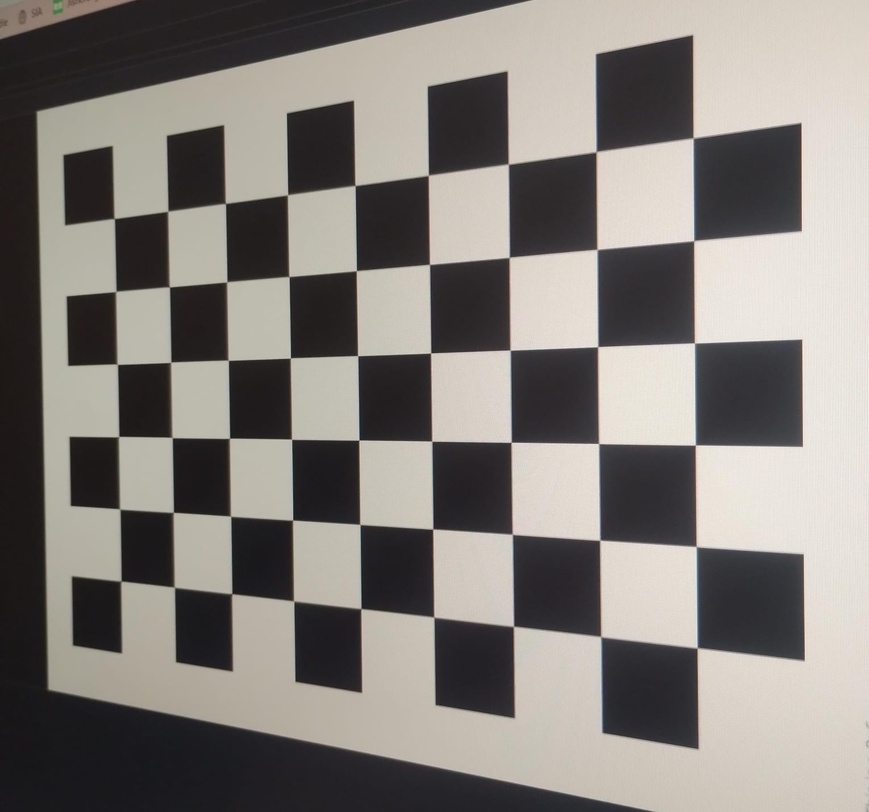
#> input picture 2025-06-18_taller_calibracion_camaras/python/images/single/img (1).jpeg, 869 x 812 px, shrunk from 1529 x 1430 before the run, found by its file name
$ jupyter execute python.ipynb
#> lines starting #> are read from the running program, lines starting #| are printed output that depends on the picture; after the words box and inside, x2 and y2 are one past the last pixel; in counts of white or black regions, pixels touching at a corner belong together
<a href="https://colab.research.google.com/github/mafecala/compuvisual/blob/master/script.ipynb" target="_parent"></a>

[cell 1]
import cv2
import numpy as np
import matplotlib.pyplot as plt
from google.colab.patches import cv2_imshow
import urllib.request
from google.colab import files

# Configurar el estilo de las gráficas de matplotlib
plt.style.use('seaborn-v0_8-whitegrid')

def cargar_imagen(ruta=None):
    """
    Carga una imagen desde una URL o un archivo local.

    Args:
        ruta: Ruta o URL de la imagen. Si es None, permite subir una imagen.

    Returns:
        Imagen cargada en escala de grises
    """
    if ruta is None:
        print("Por favor, sube una imagen:")
        uploaded = files.upload()
        if not uploaded:
            # Si no se sube una imagen, usar una imagen de ejemplo
            url = "https://www.freejpg.com.ar/asset/900/45/459d/F100010434.jpg"
            print(f"No se subió ninguna imagen, usando imagen de ejemplo: {url}")
            req = urllib.request.urlopen(url)
            arr = np.asarray(bytearray(req.read()), dtype=np.uint8)
            img = cv2.imdecode(arr, cv2.IMREAD_GRAYSCALE)
        else:
            file_name = next(iter(uploaded))
            img = cv2.imread(file_name, cv2.IMREAD_GRAYSCALE)
    elif ruta.startswith(('http://', 'https://')):
        # Cargar desde URL
        req = urllib.request.urlopen(ruta)
        arr = np.asarray(bytearray(req.read()), dtype=np.uint8)
        img = cv2.imdecode(arr, cv2.IMREAD_GRAYSCALE)
    else:
        # Cargar desde un archivo local
        img = cv2.imread(ruta, cv2.IMREAD_GRAYSCALE)

    # Verificar que la imagen se haya cargado correctamente
    if img is None:
        raise ValueError("No se pudo cargar la imagen.")

    return img

def aplicar_umbrales(imagen):
    """
    Aplica umbralización fija y adaptativa a una imagen en escala de grises.

    Args:
        imagen: Imagen en escala de grises

    Returns:
        Tupla con la imagen umbralizada fija y adaptativa
    """
    # Aplicar umbral fijo (Otsu)
    _, umbral_fijo = cv2.threshold(imagen, 0, 255, cv2.THRESH_BINARY + cv2.THRESH_OTSU)

    # Aplicar umbral adaptativo
    umbral_adaptativo = cv2.adaptiveThreshold(
        imagen, 255, cv2.ADAPTIVE_THRESH_GAUSSIAN_C, cv2.THRESH_BINARY, 11, 2
    )

    return umbral_fijo, umbral_adaptativo

def detectar_contornos(imagen_binaria):
    """
    Detecta contornos en una imagen binaria.

    Args:
        imagen_binaria: Imagen binaria

    Returns:
        Lista de contornos
    """
    contornos, _ = cv2.findContours(imagen_binaria, cv2.RETR_EXTERNAL, cv2.CHAIN_APPROX_SIMPLE)
    return contornos

def calcular_metricas(contornos):
    """
    Calcula métricas para los contornos detectados.

    Args:
        contornos: Lista de contornos

    Returns:
        Diccionario con las métricas calculadas
    """
    num_formas = len(contornos)
    areas = []
    perimetros = []
    centroides = []
    bounding_boxes = []

    for contorno in contornos:
        # Calcular área
        area = cv2.contourArea(contorno)
        areas.append(area)

        # Calcular perímetro
        perimetro = cv2.arcLength(contorno, True)
        perimetros.append(perimetro)

        # Calcular centroide (centro de masa)
        M = cv2.moments(contorno)
        if M["m00"] != 0:
            cx = int(M["m10"] / M["m00"])
            cy = int(M["m01"] / M["m00"])
        else:
            cx, cy = 0, 0
        centroides.append((cx, cy))

        # Calcular bounding box
        x, y, w, h = cv2.boundingRect(contorno)
        bounding_boxes.append((x, y, w, h))

    # Calcular promedios
    area_promedio = np.mean(areas) if areas else 0
    perimetro_promedio = np.mean(perimetros) if perimetros else 0

    return {
        "num_formas": num_formas,
        "areas": areas,
        "perimetros": perimetros,
        "area_promedio": area_promedio,
        "perimetro_promedio": perimetro_promedio,
        "centroides": centroides,
        "bounding_boxes": bounding_boxes
    }

def dibujar_resultados(imagen_original, contornos, centroides, bounding_boxes):
    """
    Dibuja contornos, centroides y bounding boxes en la imagen original.

    Args:
        imagen_original: Imagen original en escala de grises
        contornos: Lista de contornos
        centroides: Lista de centroides (cx, cy)
        bounding_boxes: Lista de bounding boxes (x, y, w, h)

    Returns:
        Imagen con los resultados dibujados
    """
    # Convertir imagen a color para dibujar en colores diferentes
    imagen_resultado = cv2.cvtColor(imagen_original, cv2.COLOR_GRAY2BGR)

    # Dibujar contornos
    cv2.drawContours(imagen_resultado, contornos, -1, (0, 255, 0), 2)

    # Dibujar centroides
    for centro in centroides:
        cv2.circle(imagen_resultado, centro, 5, (0, 0, 255), -1)

    # Dibujar bounding boxes
    for bbox in bounding_boxes:
        x, y, w, h = bbox
        cv2.rectangle(imagen_resultado, (x, y), (x + w, y + h), (255, 0, 0), 2)

    return imagen_resultado

def visualizar_resultados(imagen_original, umbral_fijo, umbral_adaptativo,
                         imagen_resultado, metricas, titulo="Procesamiento de Imágenes"):
    """
    Visualiza los resultados del procesamiento de imágenes.

    Args:
        imagen_original: Imagen original en escala de grises
        umbral_fijo: Imagen con umbral fijo aplicado
        umbral_adaptativo: Imagen con umbral adaptativo aplicado
        imagen_resultado: Imagen con contornos, centroides y bounding boxes
        metricas: Diccionario con métricas calculadas
        titulo: Título de la figura
    """
    fig = plt.figure(figsize=(15, 10))
    fig.suptitle(titulo, fontsize=16)

    # Mostrar imágenes
    ax1 = plt.subplot(2, 3, 1)
    ax1.imshow(imagen_original, cmap='gray')
    ax1.set_title('Imagen Original')
    ax1.axis('off')

    ax2 = plt.subplot(2, 3, 2)
    ax2.imshow(umbral_fijo, cmap='gray')
    ax2.set_title('Umbral Fijo (Otsu)')
    ax2.axis('off')

    ax3 = plt.subplot(2, 3, 3)
    ax3.imshow(umbral_adaptativo, cmap='gray')
    ax3.set_title('Umbral Adaptativo')
    ax3.axis('off')

    ax4 = plt.subplot(2, 3, 4)
    ax4.imshow(cv2.cvtColor(imagen_resultado, cv2.COLOR_BGR2RGB))
    ax4.set_title('Contornos, Centroides y Bounding Boxes')
    ax4.axis('off')

    # Mostrar gráficas de métricas
    ax5 = plt.subplot(2, 3, 5)
    ax5.bar(['Área promedio', 'Perímetro promedio'],
           [metricas['area_promedio'], metricas['perimetro_promedio']],
           color=['skyblue', 'lightgreen'])
    ax5.set_title('Métricas promedio')
    ax5.set_ylabel('Valor')

    ax6 = plt.subplot(2, 3, 6)
    ax6.bar(['Número de formas'], [metricas['num_formas']], color='salmon')
    ax6.set_title('Formas detectadas')
    ax6.set_ylabel('Cantidad')

    plt.tight_layout()
    plt.subplots_adjust(top=0.9)
    plt.show()

    # Mostrar métricas en consola
    print(f"Número de formas detectadas: {metricas['num_formas']}")
    print(f"Área promedio: {metricas['area_promedio']:.2f}")
    print(f"Perímetro promedio: {metricas['perimetro_promedio']:.2f}")

def procesamiento_completo(ruta_imagen=None):
    """
    Realiza el procesamiento completo de una imagen.

    Args:
        ruta_imagen: Ruta o URL de la imagen. Si es None, permite subir una imagen.
    """
    # Cargar imagen
    imagen = cargar_imagen(ruta_imagen)
#> the answer given: img (1).jpeg

    # Aplicar umbrales
    umbral_fijo, umbral_adaptativo = aplicar_umbrales(imagen)
#> in aplicar_umbrales, `_, umbral_fijo = cv2.threshold(imagen, 0, 255, cv2.THRESH_BINARY + cv2..`:
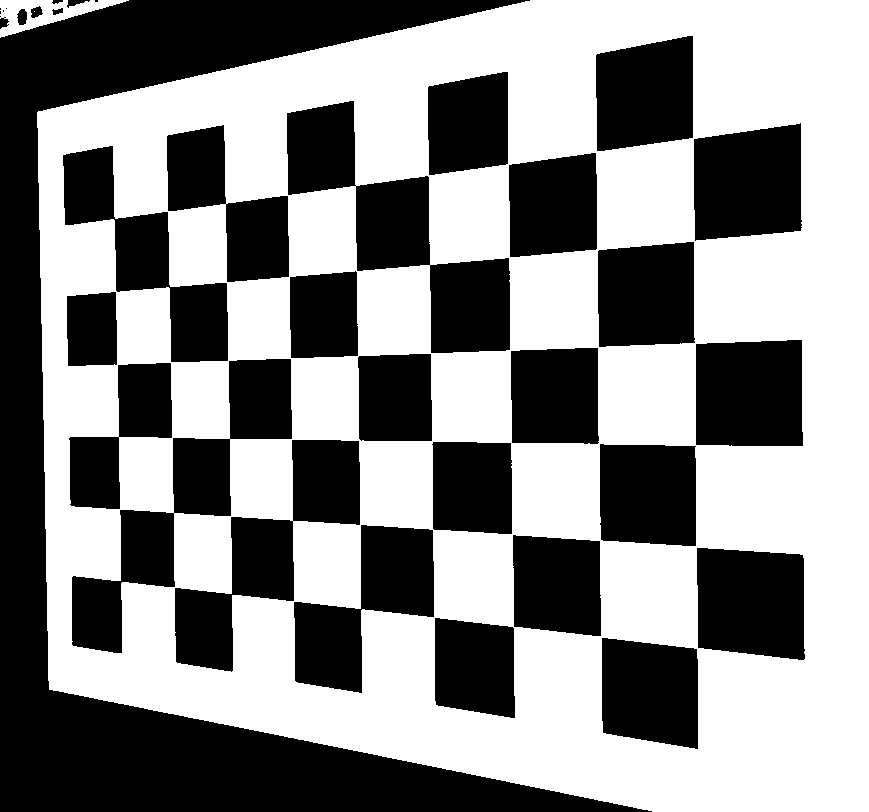
#> umbral_fijo: shape (812, 869); 54.5% white; 36 black regions (6 under 20 px), largest, box (x1, y1, x2, y2) and area: (0, 0, 652, 812) 97496, (287, 101, 510, 353) 19101, (72, 359, 292, 653) 16659
#> in aplicar_umbrales, `umbral_adaptativo = cv2.adaptiveThreshold( imagen, 255, cv2.ADAPTIVE_T..`:
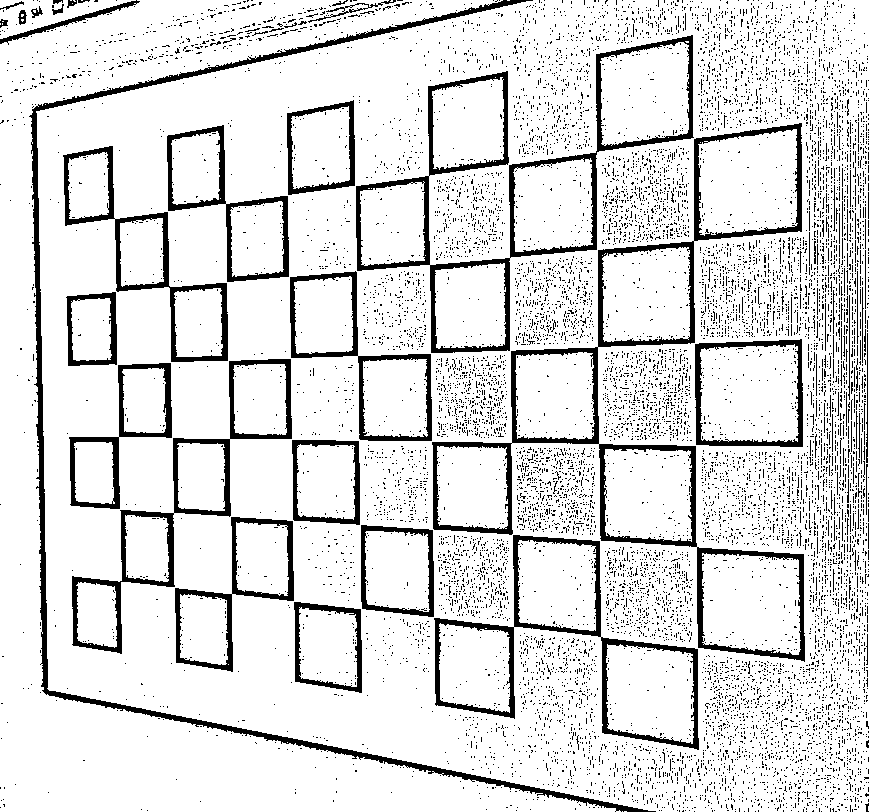
#> umbral_adaptativo: shape (812, 869); 86.9% white; 11241 black regions (11147 under 20 px)

    # Detectar contornos (usamos el umbral fijo para este ejemplo)
    contornos = detectar_contornos(umbral_fijo)
#> in detectar_contornos, `contornos, _ = cv2.findContours(imagen_binaria, cv2.RETR_EXTERNAL, cv2..`: contornos = 2 contours; box (x1, y1, x2, y2) and area: (37, 0, 869, 812) 604112, (0, 0, 129, 38) 2143

    # Calcular métricas
    metricas = calcular_metricas(contornos)
#> in calcular_metricas, `num_formas = len(contornos)`: num_formas = 2
#> the loop in calcular_metricas, `for contorno in contornos:` made 2 passes
#> (area, perimetro, cx, cy, x, y, w, h) on passes 1 to 2: (604112, 3139.9, 479, 398, 37, 0, 832, 812), (2143, 349.5, 42, 12, 0, 0, 129, 38)
#> after the loop in calcular_metricas, `for contorno in contornos:`: areas = [604112, 2143]; bounding_boxes = [(37, 0, 832, 812), (0, 0, 129, 38)]; centroides = [(479, 398), (42, 12)]; perimetros = [3139.9, 349.5]
#> in calcular_metricas, `area_promedio = np.mean(areas) if areas else 0`: area_promedio = 303127.5
#> in calcular_metricas, `perimetro_promedio = np.mean(perimetros) if perimetros else 0`: perimetro_promedio = 1744.7
#> metricas = {'num_formas': 2, 'areas': [604112, 2143], 'perimetros': [3139.9, 349.5], 'area_promedio': 303127.5, 'perimetro_promedio': 1744.7, 'centroides': [(479, 398), (42, 12)], 'bounding_boxes': [(37, 0, 832, 812), (0, 0, 129, 38)]}

    # Dibujar resultados
    imagen_resultado = dibujar_resultados(
        imagen, contornos, metricas['centroides'], metricas['bounding_boxes']
    )
#> in dibujar_resultados, `cv2.drawContours(imagen_resultado, contornos, -1, (0, 255, 0), 2)`:
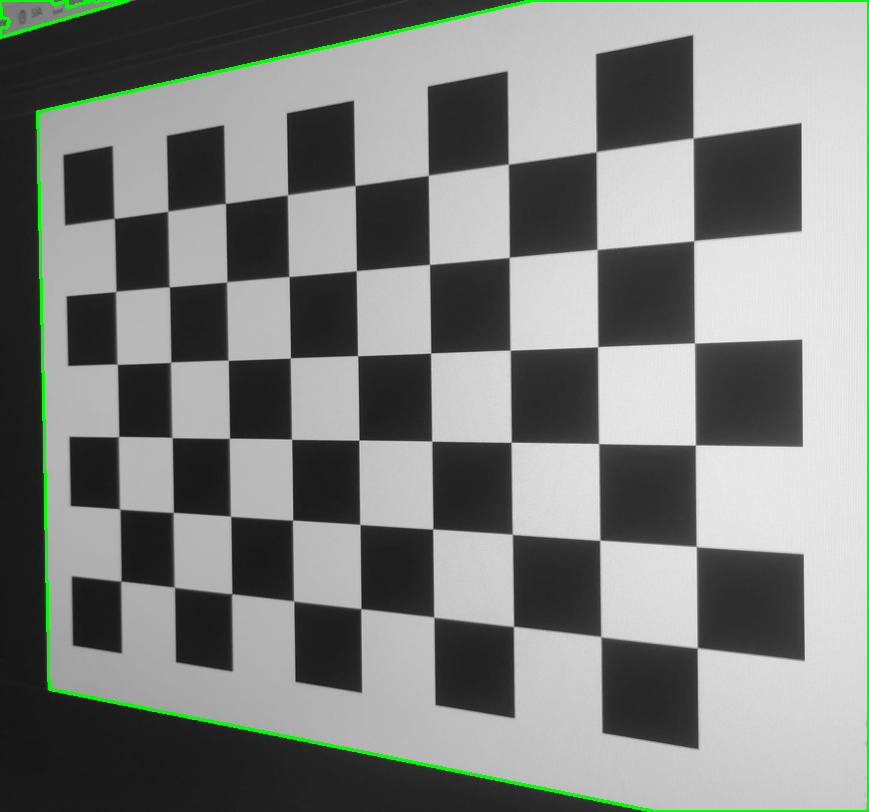
#> imagen_resultado: shape (812, 869, 3); mean B, G, R 125.2, 128.5, 125.2
#> after the loop in dibujar_resultados, `for bbox in bounding_boxes:`:
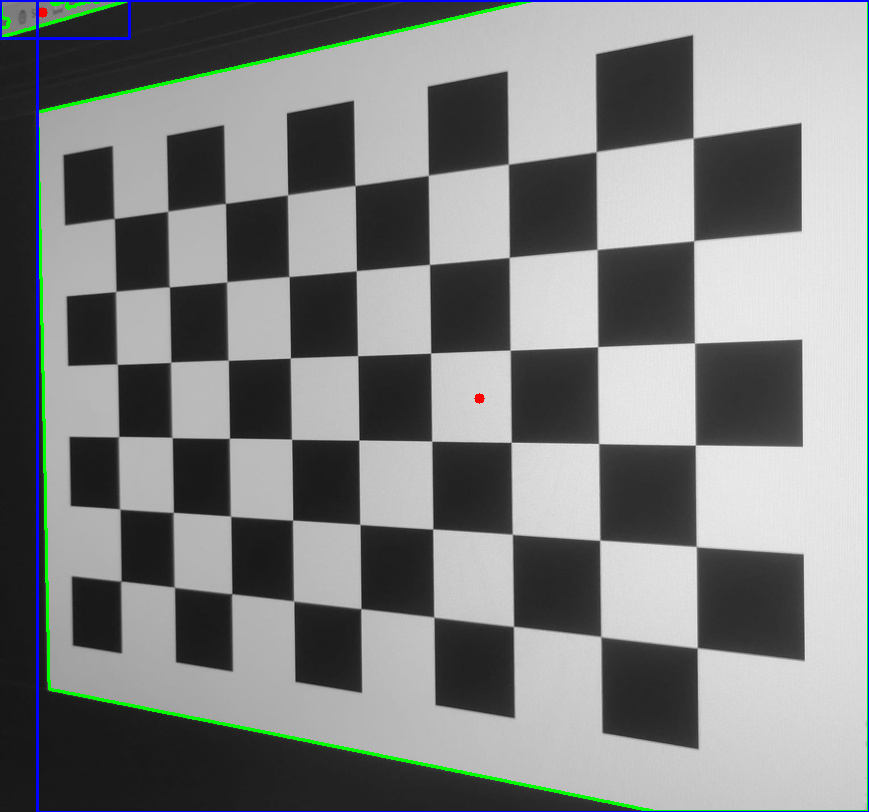
#> imagen_resultado: shape (812, 869, 3); mean B, G, R 127.2, 127.5, 125

    # Visualizar resultados
    visualizar_resultados(
        imagen, umbral_fijo, umbral_adaptativo, imagen_resultado, metricas
    )
#> in visualizar_resultados, `plt.show()`:
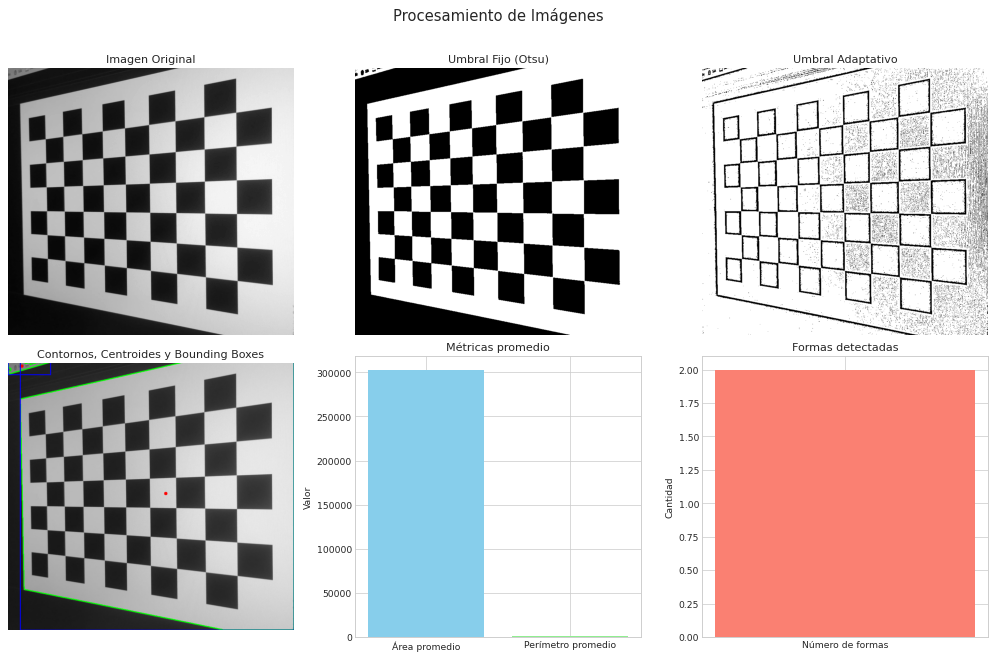
#> figure drawn by matplotlib, 6 panels
#| Número de formas detectadas: 2
#| Área promedio: 303127.50
#| Perímetro promedio: 1744.69

    return imagen, umbral_fijo, umbral_adaptativo, imagen_resultado, metricas

# Ejecutar el procesamiento completo
if __name__ == "__main__":
    # Puedes especificar una URL o ruta de archivo, o dejar None para subir una imagen
    # Por ejemplo: procesamiento_completo("https://ejemplo.com/imagen.jpg")
    procesamiento_completo()

$ run again, on 2025-06-18_taller_calibracion_camaras/python/images/single/img (2).jpeg
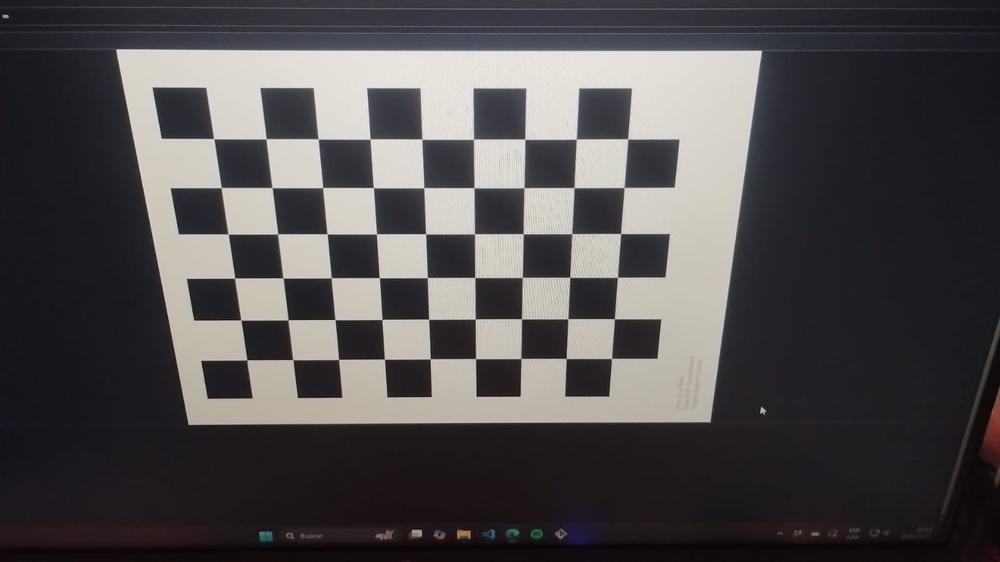
#> input picture 2025-06-18_taller_calibracion_camaras/python/images/single/img (2).jpeg, 1000 x 562 px, shrunk from 1599 x 899 before the run, found by its file name
#> in aplicar_umbrales, `_, umbral_fijo = cv2.threshold(imagen, 0, 255, cv2.THRESH_BINARY + cv2..`:
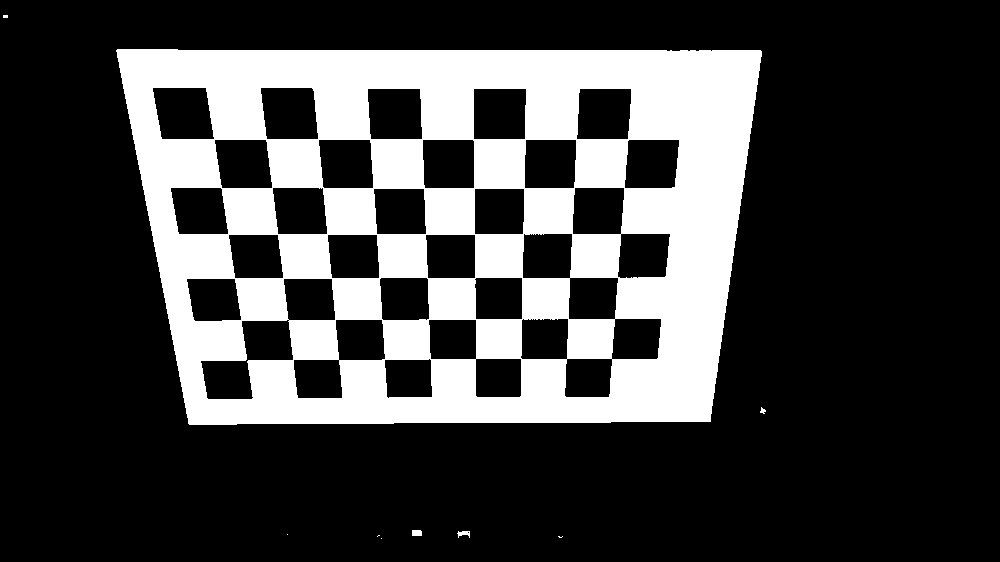
#> umbral_fijo: shape (562, 1000); 25.6% white; 9 white regions (5 under 20 px), largest, box (x1, y1, x2, y2) and area: (116, 49, 762, 425) 143947, (412, 530, 422, 536) 59, (457, 531, 470, 538) 55, (760, 407, 766, 414) 24
#> umbral_adaptativo: shape (562, 1000); 87.1% white; 2597 black regions (2437 under 20 px)
#> in detectar_contornos, `contornos, _ = cv2.findContours(imagen_binaria, cv2.RETR_EXTERNAL, cv2..`: contornos = 9 contours, 6 with area under 20; largest, box (x1, y1, x2, y2) and area: (116, 49, 762, 425) 217035, (412, 530, 422, 536) 44, (457, 531, 470, 538) 37
#> num_formas = 9
#> the loop in calcular_metricas, `for contorno in contornos:` made 9 passes
#> (area, perimetro, cx, cy, x, y, w, h) on passes 5, 6, 8: (37, 39.31, 463, 532, 457, 531, 13, 7), (44.5, 27.41, 416, 532, 412, 530, 10, 6), (217035, 1968, 443, 229, 116, 49, 646, 376)
#> after the loop in calcular_metricas, `for contorno in contornos:`: areas = [0, 1, 0, 0, 37, 44.5, 14.5, 217035, 8]; bounding_boxes = [(381, 538, 1, 1), (558, 536, 5, 2), (377, 535, 3, 2), (287, 534, 1, 1), (457, 531, 13, 7), (412, 530, 10, 6), (760, 407, 6, 7), (116, 49, 646, 376), (3, 15, 5, 3)]; centroides = [(0, 0), (559, 536), (0, 0), (0, 0), (463, 532), (416, 532), (762, 410), (443, 229), (5, 16)]; perimetros = [0, 9.66, 4.83, 0, 39.31, 27.41, 19.9, 1968, 12]
#> area_promedio = 24126.7
#> perimetro_promedio = 231.2
#> metricas = 7 items
#> the loop in dibujar_resultados, `for centro in centroides:` made 9 passes
#> the loop in dibujar_resultados, `for bbox in bounding_boxes:` made 9 passes
#> after the loop in dibujar_resultados, `for bbox in bounding_boxes:`:
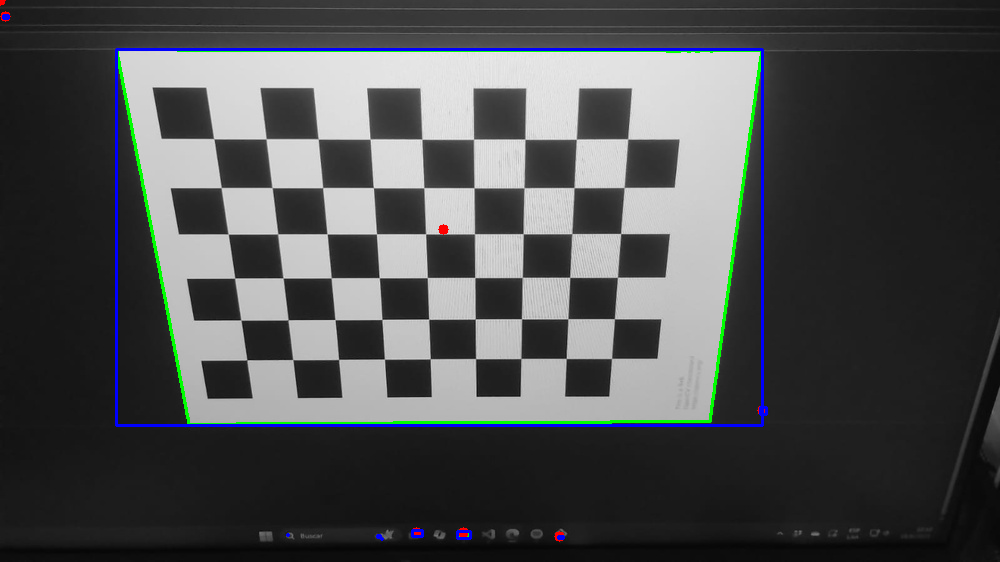
#> imagen_resultado: shape (562, 1000, 3); mean B, G, R 78.3, 77.3, 75.5
#| Número de formas detectadas: 9
#| Área promedio: 24126.67
#| Perímetro promedio: 231.23
